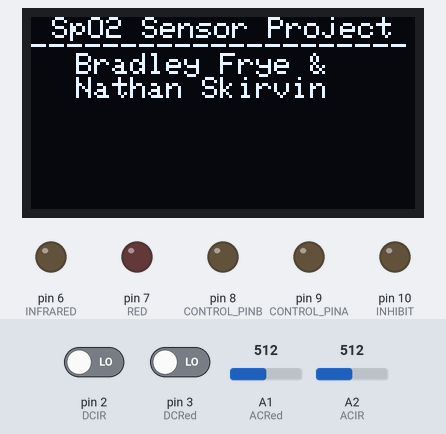
A sketch run on a simulated Arduino Uno, built with avr-gcc and run on an emulated ATmega328P. Shown: 128×64 one-colour display, output pins drawn as LEDs (lit = HIGH). The test bench sets the inputs (shaded band); at power-on: pin 2 (DCIR) LOW, pin 3 (DCRed) LOW, A1 (ACRed) = 512, A2 (ACIR) = 512.

Above: at 0.1 s.
At 5.25 s:
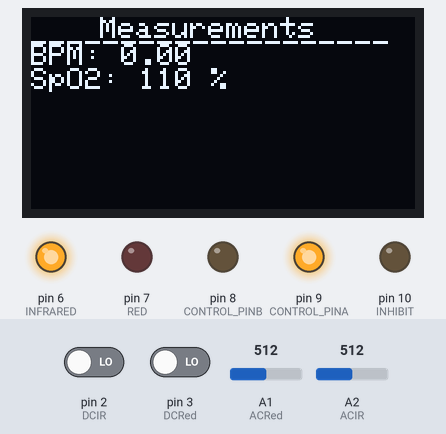
At 13.56 s:
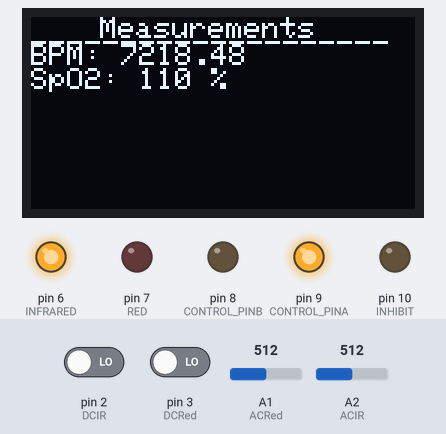
At 22.17 s:
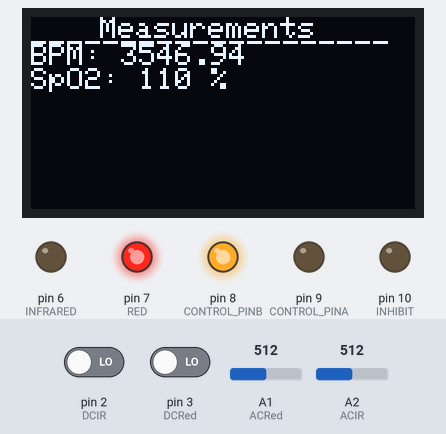
At 30.77 s:
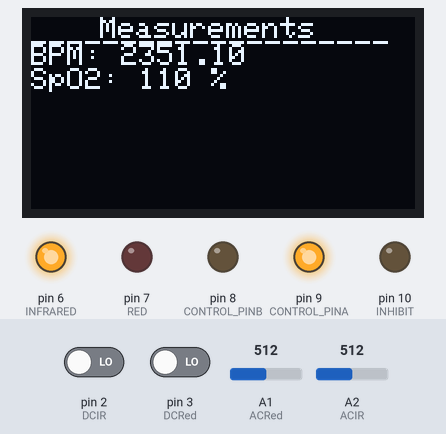
At 39.69 s:
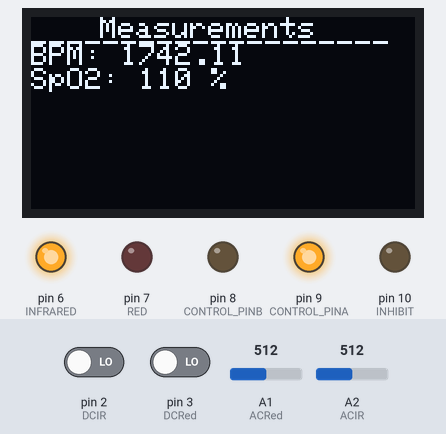
Timing chart, 0 to 40.0 s (numbered marks = the images above):
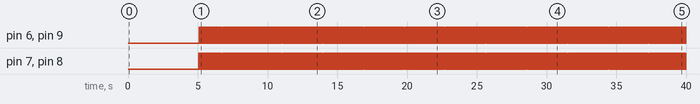

Measured:
- by itself, pin 6 (INFRARED), pin 7 (RED), pin 8 (CONTROL_PINB), pin 9 (CONTROL_PINA): alternates HIGH for 0.04 s and LOW for 0.04 s

The sketch:

Revised_SpO2.ino
```cpp
/////////////////////////////////////////////////////////////////////////////////
// Authors: Bradley Fyre & Nathaniel Skirvin
// Revision 5: November 14, 2023
// Description: Reads Red and IR signals from circuit and calculates
//              the heart rate and SpO2 %. Then, display our results to
//              the OLED screen.
/////////////////////////////////////////////////////////////////////////////////
#include <Adafruit_SSD1306.h>

#define OLED_RESET 1
#define SCREEN_ADDRESS 0x3C
#define CONTROL_PINA 9
#define CONTROL_PINB 8
#define INHIBIT 10
#define RED 7
#define INFRARED 6
#define ACRed A1
#define ACIR A2
#define DCRed 3
#define DCIR 2

Adafruit_SSD1306 display(OLED_RESET);

int count = 0;

unsigned long lastPeakTime = 0;

void setup() {
  pinMode(INHIBIT, OUTPUT);
  pinMode(CONTROL_PINA, OUTPUT);
  pinMode(CONTROL_PINB, OUTPUT);
  pinMode(INFRARED, OUTPUT);
  pinMode(RED, OUTPUT);

  Serial.begin(115200);  // Initialize serial communication, this value for speed and reliability

  if (!display.begin(SSD1306_SWITCHCAPVCC, SCREEN_ADDRESS)) {
    Serial.println(F("SSD1306 allocation failed"));
    for (;;)
      ;  // Don't proceed, loop forever
  }

  display.clearDisplay();  // Clears OLED screen
  displayTitleScreen();
  delay(5000);
}

void loop() {
  // Need to write function for MUX
  int valueRed = analogRead(ACRed);  // Reads A1
  int valueIR = analogRead(ACIR);    // Reads A2
  int valuered = digitalRead(DCRed);
  int valueir = digitalRead(DCIR);

  if (count % 2 == 0) {
    digitalWrite(INHIBIT, LOW);
    digitalWrite(CONTROL_PINA, LOW);
    digitalWrite(CONTROL_PINB, HIGH);
    digitalWrite(RED, HIGH);
    digitalWrite(INFRARED, LOW);
  }
  else {
    digitalWrite(CONTROL_PINA, HIGH);
    digitalWrite(CONTROL_PINB, LOW);
    digitalWrite(RED, LOW);
    digitalWrite(INFRARED, HIGH);
  }

  unsigned long currentCrossingTime = micros();

  if (currentCrossingTime > 0) {
    int comRed = analogRead(A1);
    int maxRed = 0;
    int minRed = 100000;
    int comIR = analogRead(A2);
    int maxIR = 0;
    int minIR = 1000000;

    if (comRed > maxRed)
      maxRed = comRed;
    if (comRed < minRed)
      minRed = comRed;
    if (comIR > maxIR)
      maxIR = comIR;
    if (comIR < minIR)
      minIR = comIR;

    float heartRate = calculateHeartRate(&lastPeakTime);
    float redRMS = calculateRMS(maxRed, minRed);
    float IRRMS = calculateRMS(maxIR, minIR);
    int SpO2 = calculateSpO2(redRMS, IRRMS, valuered, valueir);

    displayFrequencyAndBPM(heartRate, SpO2);
  }

  count++;
  delay(2);
}
// Function to display title screen
void displayTitleScreen() {
  display.clearDisplay();
  display.setTextSize(0.5);
  display.setTextColor(WHITE);

  // First line for "SpO2 Sensor Project" with underline
  display.setCursor(7, 0);
  display.print("SpO2 Sensor Project");
  display.setCursor(0, 3);
  display.print("_____________________");

  // Second line for "Bradley Frye & Nathan Skirvin"
  display.setCursor(15, 12);
  display.print("Bradley Frye &");
  display.setCursor(15, 20);
  display.print("Nathan Skirvin");

  display.display();
}

// Function to display the frequency and BPM values on the OLED screen
void displayFrequencyAndBPM(float bpm, int SpO2) {
  display.clearDisplay();       // Clear the display
  display.setTextSize(1);       // Set text size
  display.setTextColor(WHITE);  // Set text color

  // Display Title
  display.setCursor(23, 0);
  display.print("Measurements");
  display.setCursor(0, 2);
  display.print("____________________");

  // Display BPM
  display.setCursor(0, 9);  // Position the cursor
  display.print("BPM: ");
  display.print(bpm);

  //Dislay SpO2 %
  display.setCursor(0, 17);
  display.print("SpO2: ");
  display.print(SpO2);
  display.println(" %");

  display.display();  // Refresh the OLED screen to show the updated values
}

float calculateHeartRate(unsigned long* lastPeakTime) {
  unsigned long currentTime = millis();
  if (*lastPeakTime == 0) {
    *lastPeakTime = currentTime;  // Initialize lastPeakTime on the first call
    return 0;
  }

  unsigned long period = currentTime - *lastPeakTime;

  if (period == 0)
    return 0;

  float frequency = 1000000.0 / period;  // Calculate frequency from the period
  float heartRate = frequency * 60;      // Convert the frequency to BPM (Beats Per Minute)
  return heartRate;
}

float calculateRMS(int maxVal, int minVal) {
  double avg = (maxVal - minVal) / 2.0;
  return avg / sqrt(2);
}

int calculateSpO2(float redRMS, float IRRMS, int dcred, int dcir) {
  float R = (IRRMS / DCIR) / (redRMS / DCRed);
  int SpO2 = 110 - 25 * R;
  return SpO2;
}
```
